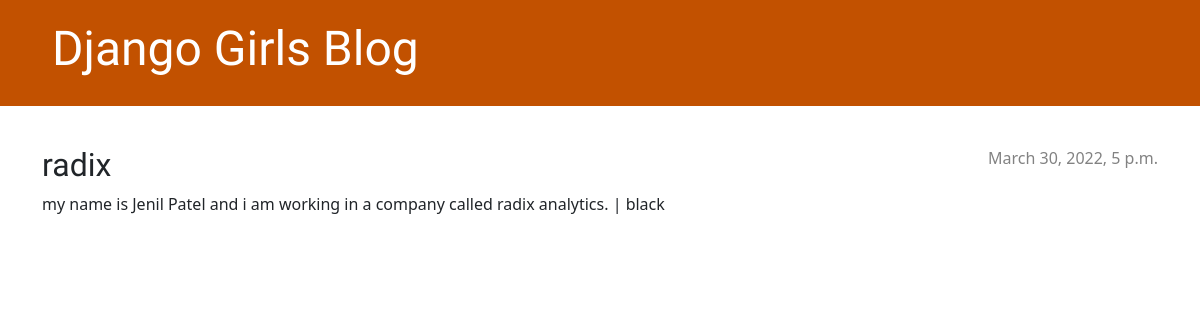
The app's page /post/1/ with its own data.
### blog/models.py (models this page shows, shortened)
class Post(models.Model):
    author = models.ForeignKey(settings.AUTH_USER_MODEL, on_delete=models.CASCADE)
    title = models.CharField(max_length=200)
    text = models.TextField()
    created_date = models.DateTimeField(default=timezone.now)
    published_date = models.DateTimeField(blank=True, null=True)
    color = models.CharField(max_length=6, choices=COLOR_CHOICES, default='black')

### blog/views.py (the view)
# urls.py: path('post/<int:pk>/', views.post_detail, name='post_detail'),
def post_detail(request, pk):
    post = get_object_or_404(Post, pk=pk)
    return render(request, 'blog/post_detail.html', {'post': post})

### blog/templates/blog/post_detail.html (shortened to what this page needs)
{% extends 'blog/base.html' %}
{% block content %}
    <article class="post">
        {% if post.published_date %}
            <time class="date">
                {{ post.published_date }}
            </time>
        {% endif %}
        <h2>{{ post.title }}</h2>
        <p>{{ post.text|linebreaksbr }} | {{ post.color }}</p>
    </article>
{% endblock %}

### blog/static/css/blog.css (style rules this page uses)
h1, h2, h3, h4 { font-family: 'Lobster', cursive; }
.date { color: #828282; }
.post { margin-bottom: 70px; }
.post > .date, .post > .actions { float: right; }

### records on screen
Post: published_date "March 30, 2022, 5 p.m.", title "radix", text "my name is Jenil Patel and i am working in a company called radix analytics.", color "black"
